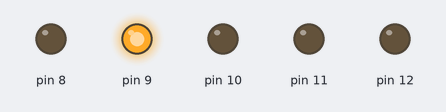
The sketch below on a simulated Arduino Uno, built with avr-gcc and run on an emulated ATmega328P. On the bench: output pins drawn as LEDs (lit = HIGH). What the sketch prints to the serial monitor is not drawn.

Above: at 0.07 s.
At 0.52 s:
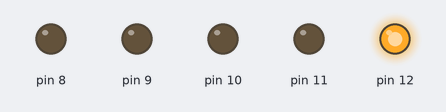
At 1.12 s:
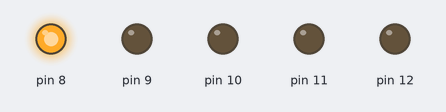
At 1.42 s:
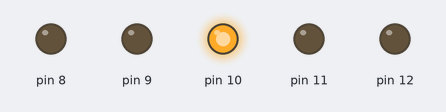
At 2.77 s:
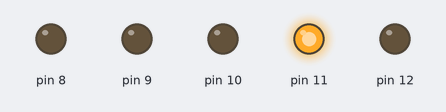
Timing chart, 0 to 3.1 s (numbered marks = the images above):
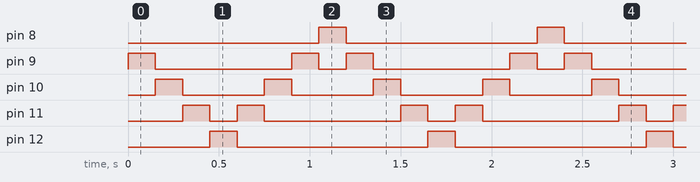

Measured:
- by itself, pin 8, pin 12: alternates HIGH for 0.15 s and LOW for 1.1 s
- by itself, pin 9: repeats every 1.2 s: LOW 0.75 s, HIGH 0.15 s, LOW 0.15 s, HIGH 0.15 s
- by itself, pin 10: alternates HIGH for 0.15 s and LOW for 0.45 s
- by itself, pin 11: repeats every 1.2 s: LOW 0.15 s, HIGH 0.15 s, LOW 0.75 s, HIGH 0.15 s

The sketch:

CylonScanner03.ino
```cpp
//CylonScanner03
//http://www.hobbytronics.co.uk/arduino-tutorial4-cylon
/*
  Simple Cylon
 Cylon Eye sweep using 5 LEDs

 */

unsigned char upDown=1;	// start off going UP
unsigned char cylon=0;  // determines which LED is on 0 to 4

void setup() {
  Serial.begin(9600);
  Serial.println("CylonScanner03");
  // initialize the digital pins as outputs.
  DDRB = B00011111;  // sets Arduino port B pins 0 to 4 as outputs
}

void loop() {
  if(upDown==1){
    cylon++;
    if(cylon>=4) upDown=0;      // Reached max LED, next time we need to go down
  }
  else {
    cylon--;
    if(cylon==0) upDown=1;      // Reached min LED, next time we need to go up
  }
  PORTB = 1 << cylon;
  delay(150);              // wait for a second
}
```
